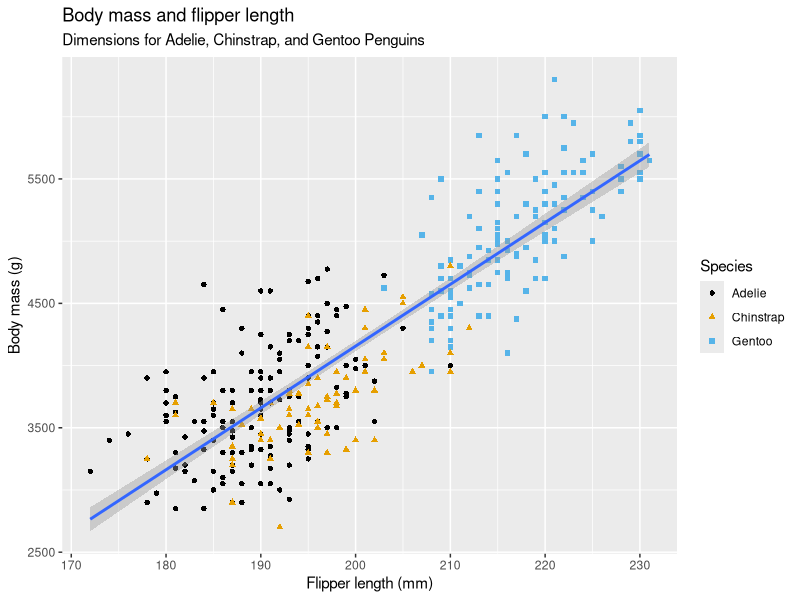
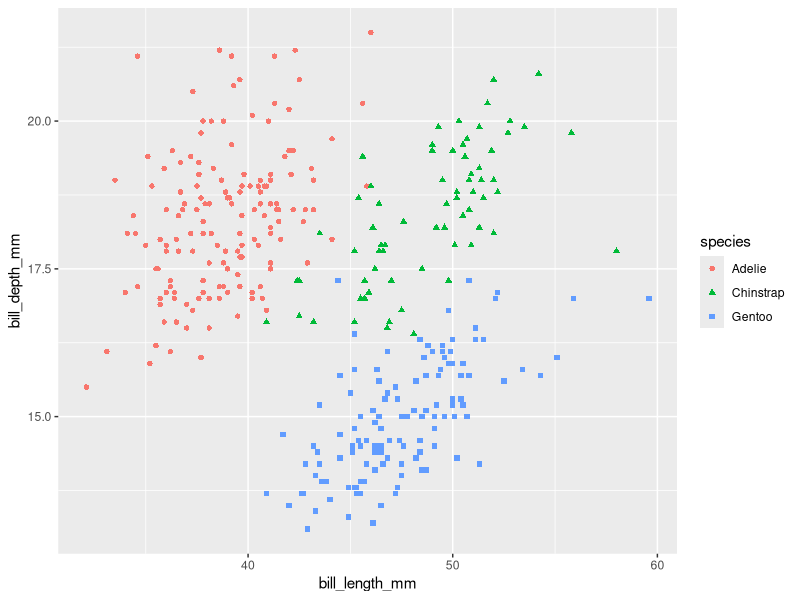
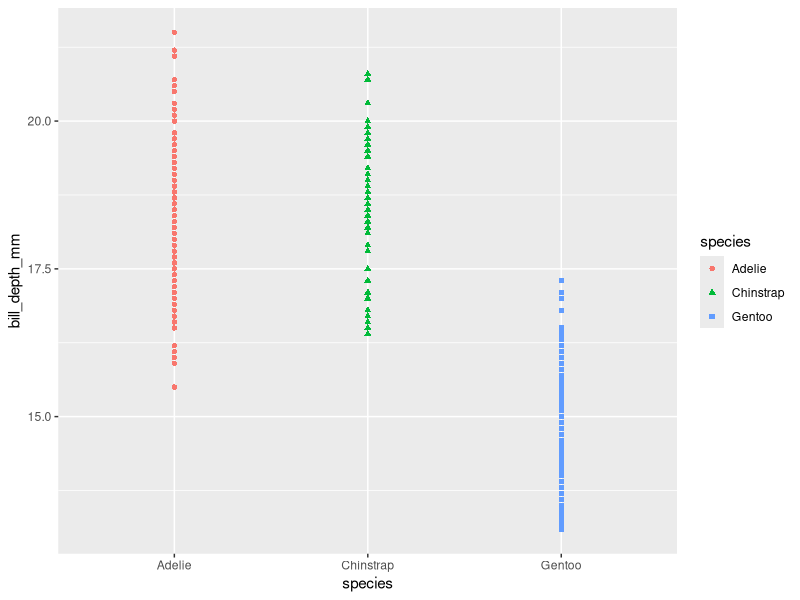
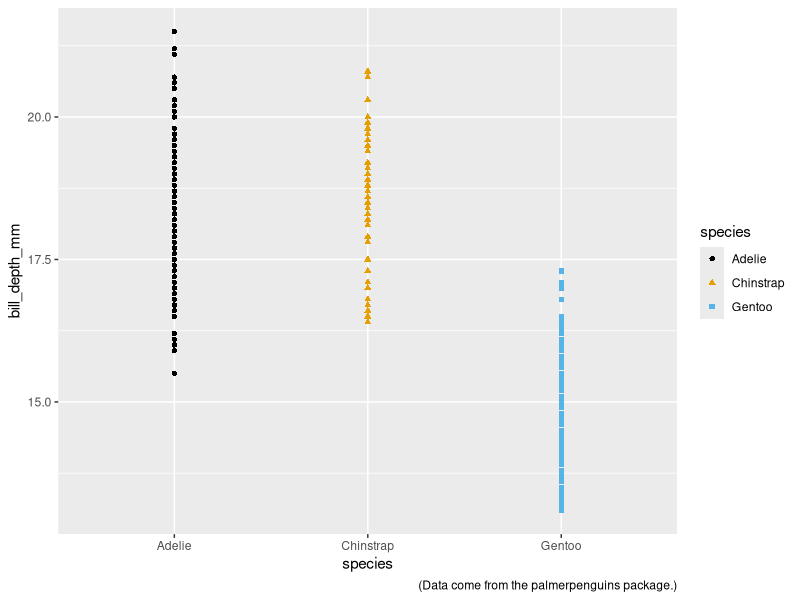
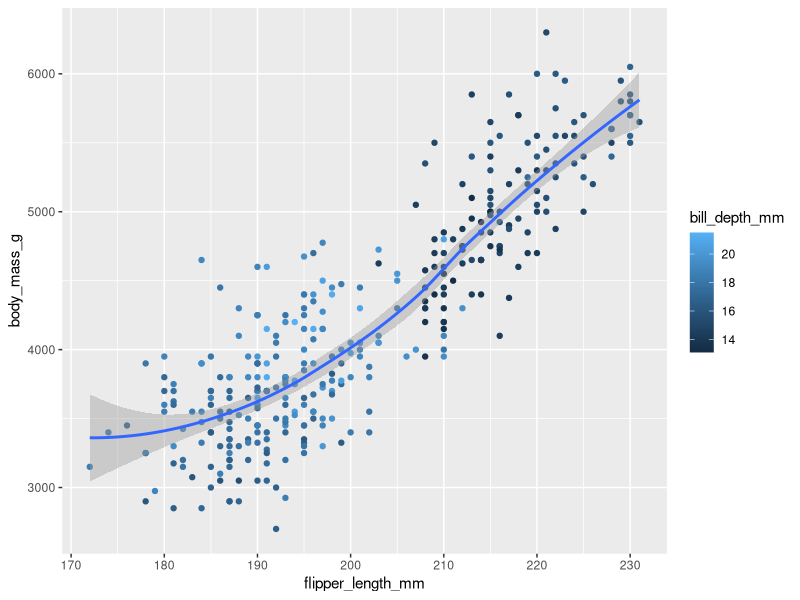
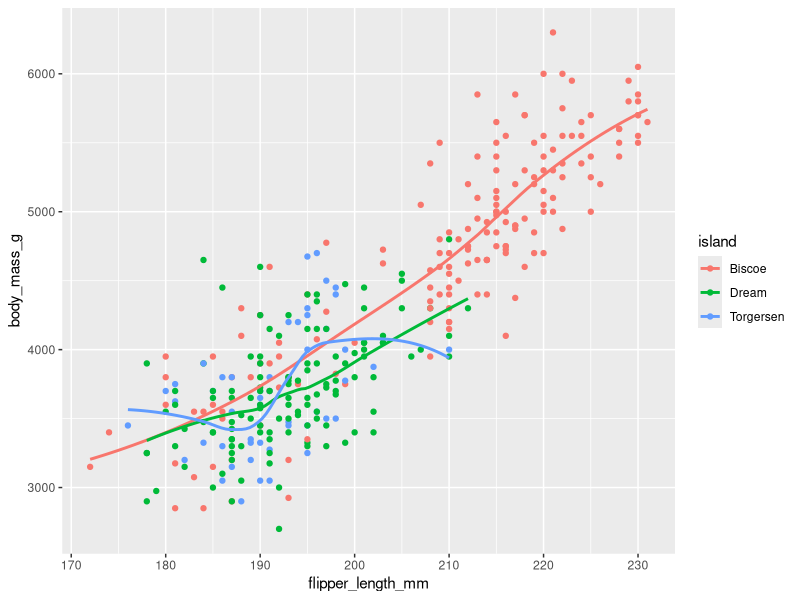
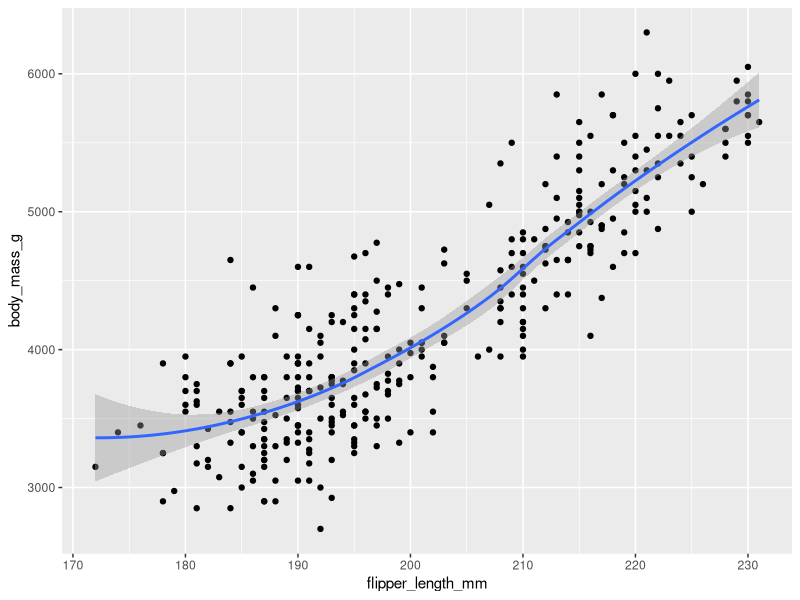
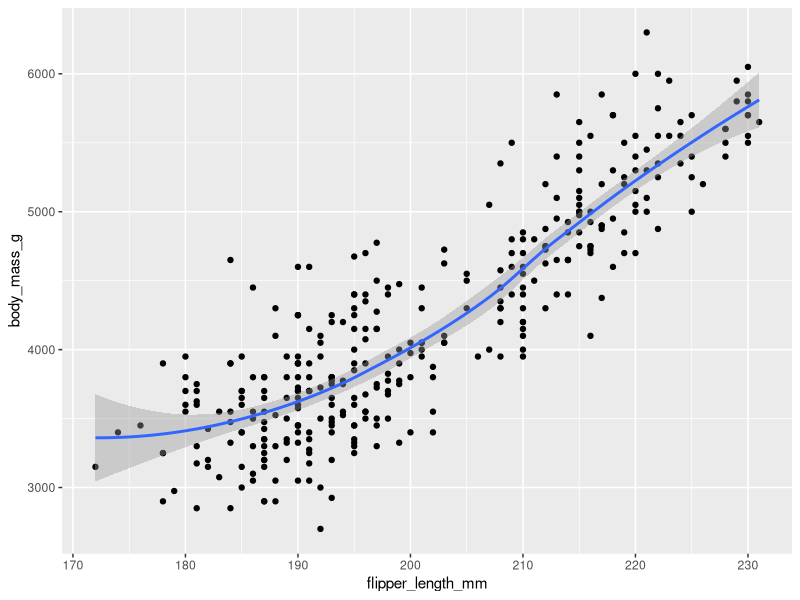

These figures' R source, in order:
### Data Visualization

library(tidyverse)
library(palmerpenguins)
library(ggthemes)
library(ggplot2)

penguins = palmerpenguins::penguins

"
For an alternative view, where you can see all variables 
And the first few observations of each variable, use glimpse()
"

glimpse(penguins)

ggplot( data = penguins,
        mapping = aes(x = flipper_length_mm, y = body_mass_g)
) +
  geom_point(mapping = aes(color = species, shape = species)) + #Each geom function in ggplot2 can also take a mapping argument
  geom_smooth(method = "lm") +  #we will specify that we want to draw the line of best fit based on a linear model with method = "lm"
  labs(
    title = "Body mass and flipper length",
    subtitle = "Dimensions for Adelie, Chinstrap, and Gentoo Penguins",
    x = "Flipper length (mm)", y = "Body mass (g)",
    color = "Species", shape = "Species"
  ) +
  scale_color_colorblind()




# 1.2.5 Exercises ---------------------------------------------------------


# 1. How many rows are in penguins? How many columns?
glimpse(penguins)

# Answer 344 rows and 8 columns



# 2. What does the bill_depth_mm variable in the penguins data frame describe? Read the help for ?penguins to find out.

?penguins

# Answer a number denoting bill depth (millimeters)



# 3. Make a scatterplot of bill_depth_mm vs. bill_length_mm. 
#    That is, make a scatterplot with bill_depth_mm on the y-axis and bill_length_mm on the x-axis. 
#    Describe the relationship between these two variables.

ggplot( data = penguins,
        mapping = aes(x = bill_length_mm, y = bill_depth_mm)
) +
  geom_point(mapping = aes(color = species, shape = species))

# Answer bill length and bill depth shows a grouping in the species.



# 4. What happens if you make a scatterplot of species vs. bill_depth_mm? What might be a better choice of geom?

ggplot( data = penguins,
        mapping = aes(x = species, y = bill_depth_mm)
) +
  geom_point(mapping = aes(color = species, shape = species))

# Answer Not really because bill_depth_mm of the Adelie and Chinstrap are very alike compared to previous plot.



# 5. Why does the following give an error and how would you fix it?

#ggplot(data = penguins) + 
#  geom_point()

# Answer missing x and y arguments



# 6. What does the na.rm argument do in geom_point()? What is the default value of the argument? 
#    Create a scatterplot where you successfully use this argument set to TRUE.

# Answer na.rm removing missing values from data



# 7.Add the following caption to the plot you made in the previous exercise: 
#   “Data come from the palmerpenguins package.” Hint: Take a look at the documentation for labs().

ggplot( data = penguins,
        mapping = aes(x = species, y = bill_depth_mm)
) +
  geom_point(mapping = aes(color = species, shape = species)) +
  labs(caption = "(Data come from the palmerpenguins package.)") +
  scale_color_colorblind()

# 8. Recreate the following visualization. What aesthetic should bill_depth_mm be mapped to? 
# And should it be mapped at the global level or at the geom level?

# Answer aesthetic bill_depth_mm should be mapped to geom_smooth
# Answer at the geom level

ggplot( data = penguins,
        mapping = aes(x = flipper_length_mm, y = body_mass_g)
) +
  geom_point(mapping = aes(color = bill_depth_mm)) +
  geom_smooth()


# 9. Run this code in your head and predict what the output will look like. 
# Then, run the code in R and check your predictions.

ggplot(
  data = penguins,
  mapping = aes(x = flipper_length_mm, y = body_mass_g, color = island)
) +
  geom_point() +
  geom_smooth(se = FALSE)

# Answer geom_smooth(se = FALSE) = Display confidence interval around smooth? (TRUE by default, see level to control.) 
# Answer color = island shows the color of each of the island's compare the body_mass_G an flipper_length_mm

# 10. Will these two graphs look different? Why/why not?

ggplot(
  data = penguins,
  mapping = aes(x = flipper_length_mm, y = body_mass_g)
) +
  geom_point() +
  geom_smooth()

ggplot() +
  geom_point(
    data = penguins,
    mapping = aes(x = flipper_length_mm, y = body_mass_g)
  ) +
  geom_smooth(
    data = penguins,
    mapping = aes(x = flipper_length_mm, y = body_mass_g)
  )

# Answer they use the same global level data from the first in both geom levels